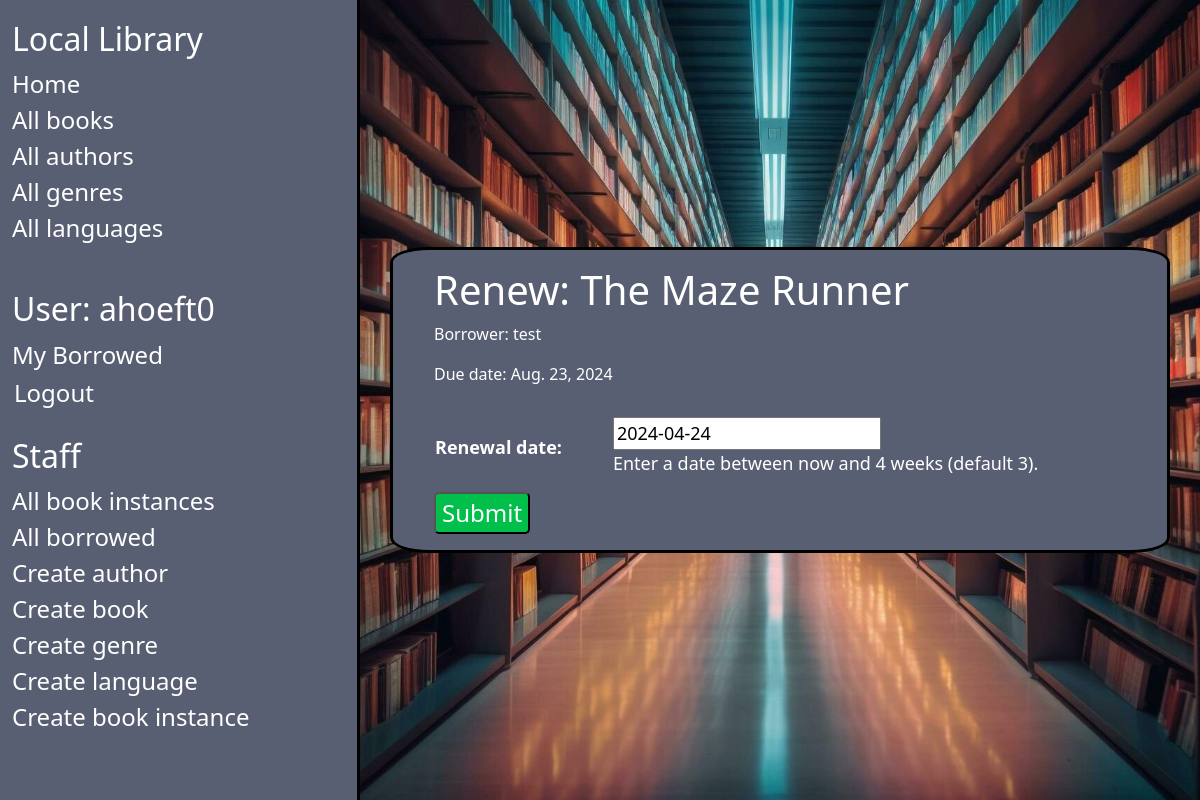
Before: /catalog/book/3ca09611-01ef-47f5-8ed5-98d4dd268bc3/renew/ (signed in) with the older database file.
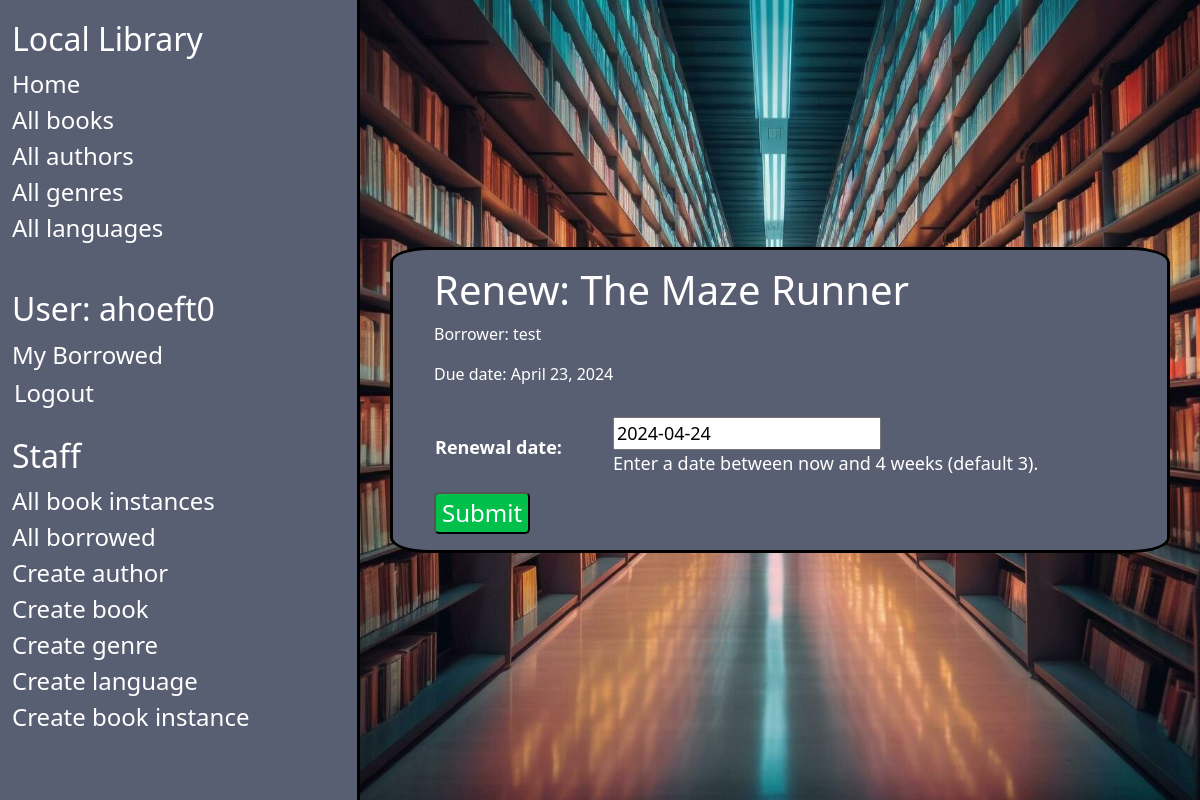
After: the same page with the newer database file.
### catalog/models.py (models this page shows, shortened)
class BookInstance(models.Model):
    id = models.UUIDField(primary_key=True, default=uuid.uuid4,
                          help_text="Unique ID for this particular book across whole library")
    book = models.ForeignKey('Book', on_delete=models.RESTRICT, null=True)
    imprint = models.CharField(max_length=200)
    due_back = models.DateField(null=True, blank=True)
    borrower = models.ForeignKey(settings.AUTH_USER_MODEL, on_delete=models.SET_NULL, null=True, blank=True)
    LOAN_STATUS = (
        ('m', 'Maintenance'),
        ('o', 'On loan'),
        ('a', 'Available'),
        ('r', 'Reserved'),
    )
    status = models.CharField(
        max_length=1,
        choices=LOAN_STATUS,
        blank=True,
        default='m',
        help_text='Book availability',
    )
    class Meta:
        ordering = ['due_back']
        permissions = (("can_mark_returned", "Set book as returned"),)
    @property
    def is_overdue(self):
        return bool(self.due_back and date.today() > self.due_back)

class Book(models.Model):
    title = models.CharField(max_length=200)
    author = models.ForeignKey('Author', on_delete=models.RESTRICT, null=True)
    summary = models.TextField(
        max_length=1000, help_text="Enter a brief description of the book")
    isbn = models.CharField('ISBN', max_length=13,
                            unique=True,
                            help_text='13 Character <a href="https://www.isbn-international.org/content/what-isbn'
                                      '">ISBN number</a>')
    genre = models.ManyToManyField(
        Genre, help_text="Select a genre for this book")
    language = models.ForeignKey(
        'Language', on_delete=models.SET_NULL, null=True)
    def display_genre(self):
        """Create a string for the Genre. This is required to display genre in Admin."""
        return ', '.join(genre.name for genre in self.genre.all()[:3])
    display_genre.short_description = 'Genre'

### catalog/views.py (the view)
# urls.py: path('book/<uuid:pk>/renew/', views.renew_book_librarian, name='renew-book-librarian'),
@login_required
@permission_required('catalog.can_mark_returned', raise_exception=True)
def renew_book_librarian(request, pk):
    book_instance = get_object_or_404(BookInstance, pk=pk)
    if request.method == 'POST':
        form = RenewBookForm(request.POST)
        if form.is_valid():
            book_instance.due_back = form.cleaned_data['renewal_date']
            book_instance.save()
            return HttpResponseRedirect(reverse('all-borrowed'))
    else:
        proposed_renewal_date = datetime.date.today() + datetime.timedelta(weeks=3)
        form = RenewBookForm(initial={'renewal_date': proposed_renewal_date})
    context = {
        'form': form,
        'book_instance': book_instance,
    }
    return render(request, 'catalog/book_renew_librarian.html', context)

### catalog/forms.py (shortened to what this page needs)
class RenewBookForm(forms.Form):
    renewal_date = forms.DateField(help_text="Enter a date between now and 4 weeks (default 3).")

### catalog/templates/catalog/book_renew_librarian.html (shortened to what this page needs)
{% extends "base_generic.html" %}
{% block content %}
  <h1>Renew: {{ book_instance.book.title }}</h1>
  <p>Borrower: {{ book_instance.borrower }}</p>
  <p {% if book_instance.is_overdue %} class="text-danger"{% endif %} >Due date: {{ book_instance.due_back }}</p>
  <form action="" method="post">
    <table>
    {{ form.as_table }}
    </table>
    <input class="submitButton" type="submit" value="Submit">
  </form>
{% endblock %}

Changed rows visible on the page:
changed BookInstance "The Maze Runner": due_back "Aug. 23, 2024" → "April 23, 2024"
